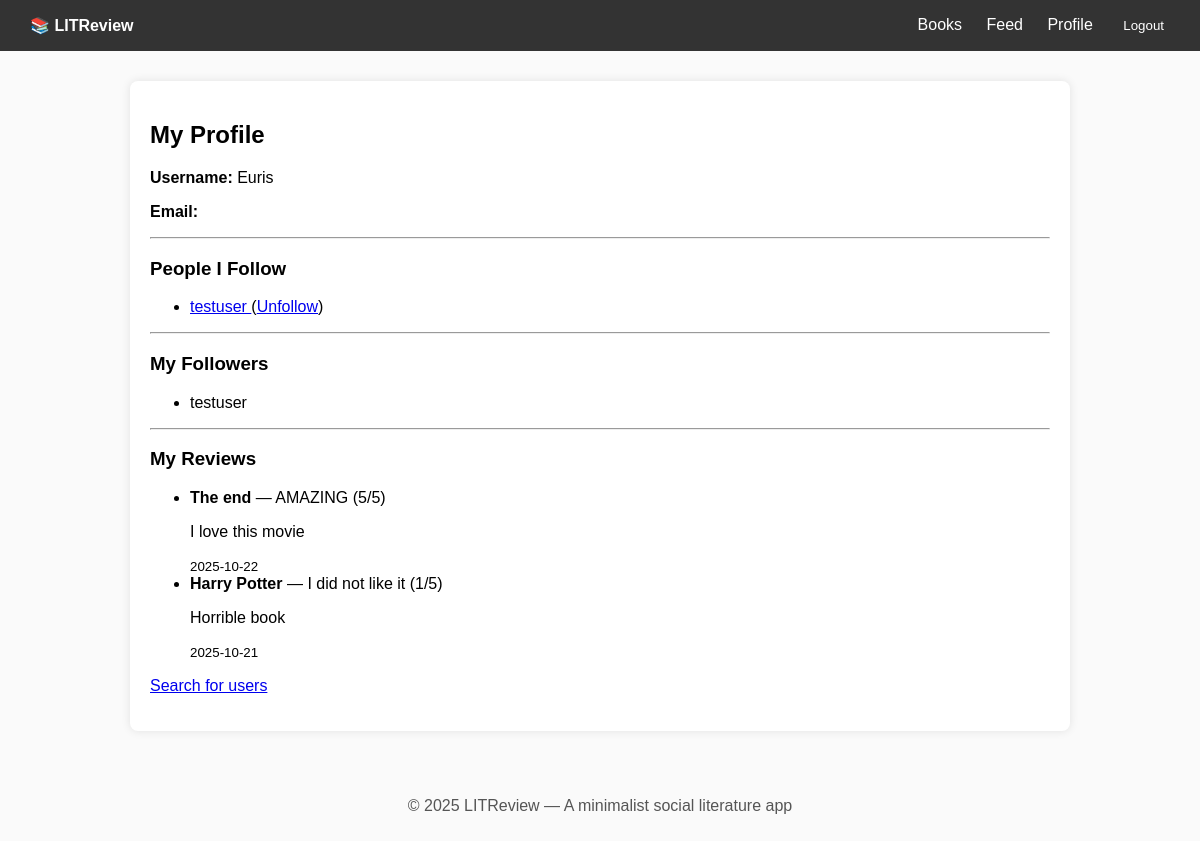
The app's page /profile/ (signed in) with its own data.
### accounts/models.py (models this page shows, shortened)
class Follow(models.Model):
    follower = models.ForeignKey(settings.AUTH_USER_MODEL, related_name='following_rel', on_delete=models.CASCADE)
    follows = models.ForeignKey(settings.AUTH_USER_MODEL, related_name='followers_rel', on_delete=models.CASCADE)
    created_at = models.DateTimeField(auto_now_add=True)
    class Meta:
        unique_together = ('follower', 'follows')

### books/models.py (models this page shows, shortened)
class Review(models.Model):
    book = models.ForeignKey(Book, related_name='reviews', on_delete=models.CASCADE)
    author = models.ForeignKey(settings.AUTH_USER_MODEL, related_name='reviews', on_delete=models.CASCADE)
    headline = models.CharField(max_length=200)
    body = models.TextField()
    rating = models.IntegerField(choices=[(i, i) for i in range(6)])
    created_at = models.DateTimeField(auto_now_add=True)
    class Meta:
        ordering = ['-created_at']
        unique_together = ('book', 'author')

class Book(models.Model):
    title = models.CharField(max_length=200, unique=True)
    description = models.TextField(blank=True)
    image = models.ImageField(upload_to='covers/', blank=True, null=True)
    created_at = models.DateTimeField(auto_now_add=True)

### accounts/views.py (the view)
# urls.py: path('profile/', views.profile_view, name='profile'),
@login_required
def profile_view(request):
    following = Follow.objects.filter(follower=request.user)
    followers = Follow.objects.filter(follows=request.user)
    return render(request, 'accounts/profile.html', {
        'following': following,
        'followers': followers,
        'user_reviews': request.user.reviews.all(),
    })

### accounts/templates/accounts/profile.html (shortened to what this page needs)
{% extends 'base.html' %}
{% block content %}
<h2>My Profile</h2>
<p><strong>Username:</strong> {{ user.username }}</p>
<p><strong>Email:</strong> {{ user.email }}</p>
<hr>
<h3>People I Follow</h3>
<ul>
    {% for follow in following %}
        <li>
            <a href="{% url 'profile_other' follow.follows.username %}">
                {{ follow.follows.username }}
            </a>
            (<a href="{% url 'follow_toggle' follow.follows.username %}">Unfollow</a>)
        </li>
    {% empty %}
        <li>You are not following anyone yet.</li>
    {% endfor %}
</ul>
<hr>
<h3>My Followers</h3>
<ul>
    {% for follower in followers %}
        <li>{{ follower.follower.username }}</li>
    {% empty %}
        <li>No one follows you yet.</li>
    {% endfor %}
</ul>
<hr>
<h3>My Reviews</h3>
<ul>
    {% for review in user_reviews %}
        <li>
            <strong>{{ review.book.title }}</strong> — {{ review.headline }} ({{ review.rating }}/5)
            <p>{{ review.body }}</p>
            <small>{{ review.created_at|date:"Y-m-d" }}</small>
        </li>
    {% empty %}
        <li>You haven't written any reviews yet.</li>
    {% endfor %}
</ul>
<p><a href="{% url 'user_search' %}">Search for users</a></p>
{% endblock %}

### templates/base.html (style rules this page uses)
body { font-family: Arial, sans-serif; background-color: #fafafa; margin: 0; padding: 0; }

### records on screen
Follow: follows.username "testuser"
Follow: follower.username "testuser"
Review: book "The end", headline "AMAZING", rating "5", body "I love this movie", created_at "2025-10-22"
Review: book "Harry Potter", headline "I did not like it", rating "1", body "Horrible book", created_at "2025-10-21"

### other values on screen
{{ user.username }} "Euris"
